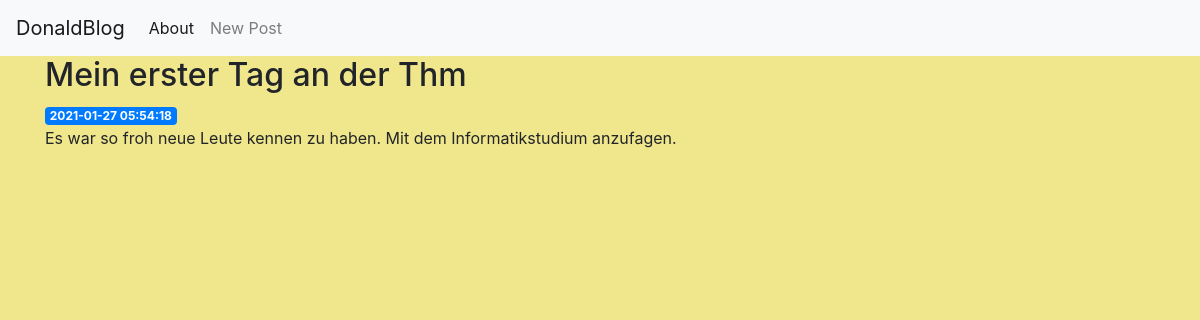
/7, run on the app's committed database.
### tables this page shows
CREATE TABLE posts (
    id INTEGER PRIMARY KEY AUTOINCREMENT,
    created TIMESTAMP NOT NULL DEFAULT CURRENT_TIMESTAMP,
    title TEXT NOT NULL,
    content TEXT NOT NULL
);

### app.py (the view)
@app.route('/<int:post_id>')
def post(post_id):
    post = get_post(post_id)
    return render_template('post.html', post=post)

### app.py (called while the page is built)
def get_db_connection():
    conn = sqlite3.connect('database.db')
    conn.row_factory = sqlite3.Row
    return conn

def get_post(post_id):
    conn = get_db_connection()
    post = conn.execute('SELECT * FROM posts WHERE id = ?',
                        (post_id,)).fetchone()
    conn.close()
    if post is None:
        abort(404)
    return post

### templates/post.html
{% extends 'base.html' %}
{% block content %}
    <h2>{% block title %} {{ post['title'] }} {% endblock %}</h2>
    <span class="badge badge-primary">{{ post['created'] }}</span>
    <p>{{ post['content'] }}</p>
{% endblock %}

### templates/base.html (style rules this page uses)
.body { background-color: khaki; }

### data on the page
posts: title "Mein erster Tag an der Thm", created "2021-01-27 05:54:18", content "Es war so froh neue Leute kennen zu haben. Mit dem Informatikstudium anzufagen."
